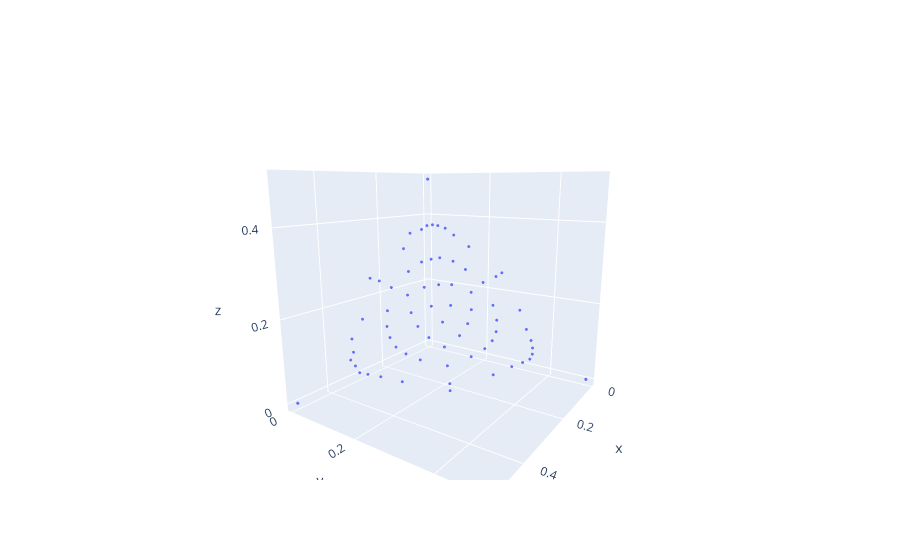

Write notebook code for a chart like this one.
### Markdown cell above
The solutions in this example have a diffeent distribution that the ones in the first figure.

### Code cell
# Just the final population
objectives = evolver.population.objectives
fig4 = go.Figure(data=go.Scatter3d(x=objectives[:,0],
                                   y=objectives[:,1],
                                   z=objectives[:,2],
                                   mode="markers",
                                   marker_size=1))
fig4
